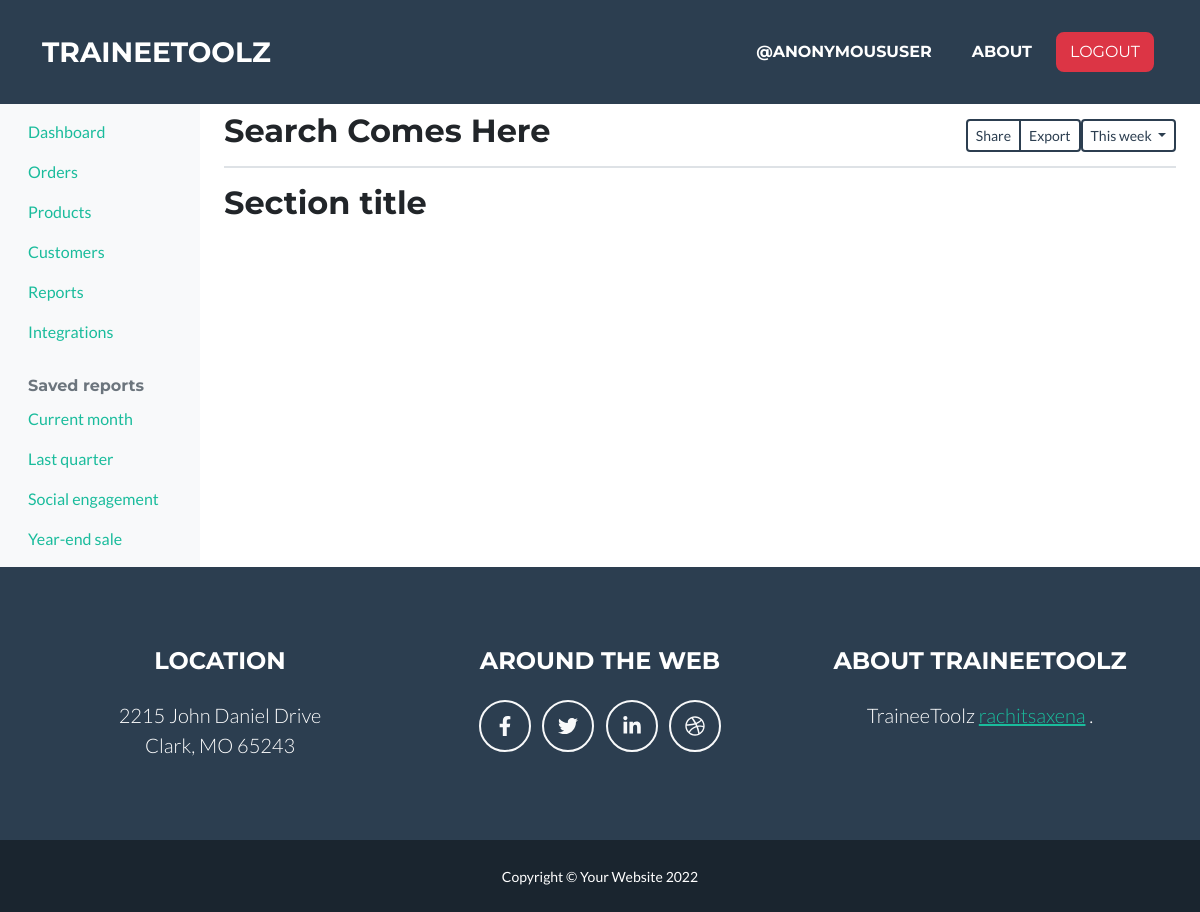
/question/questions/1, run on an earlier commit of the app's database.
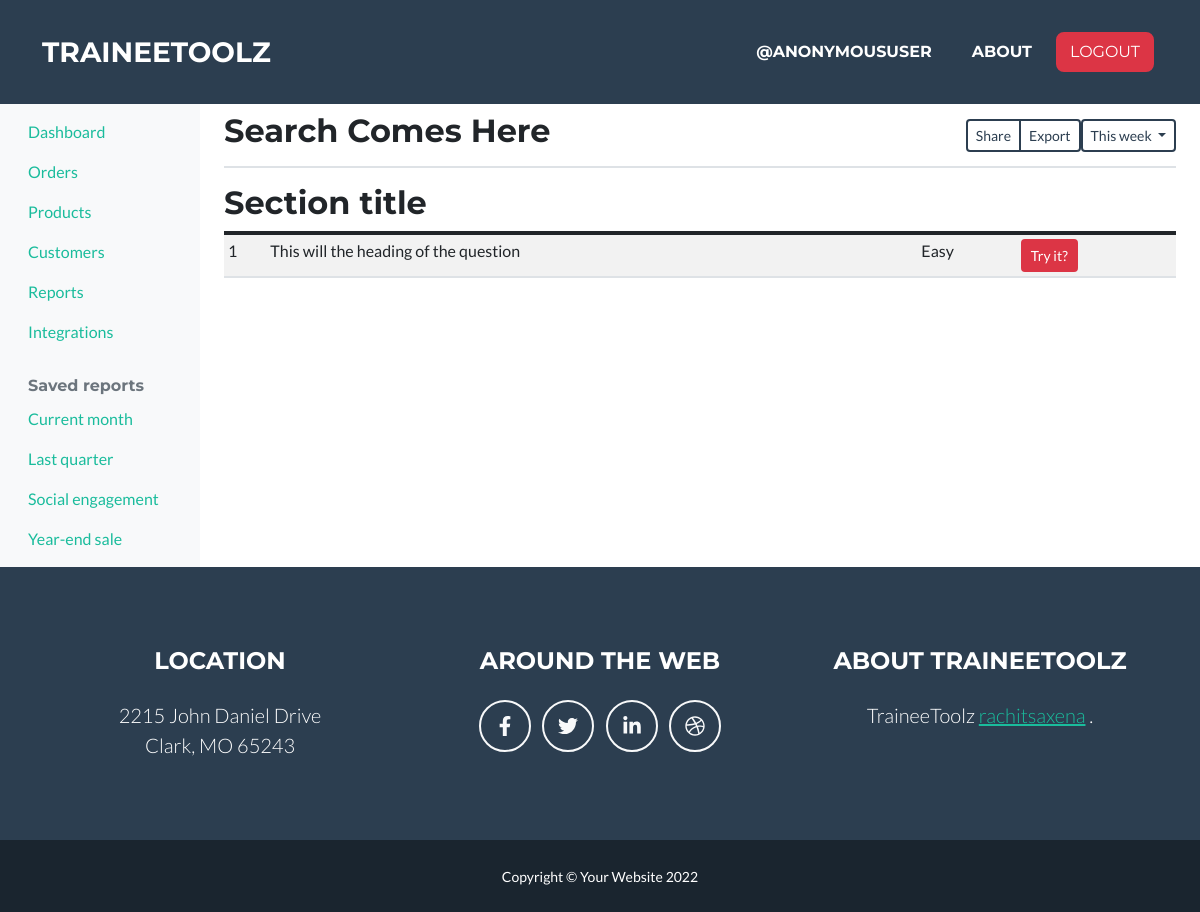
And on a later commit of the database.
### question/models.py (models this page shows, shortened)
class Question(models.Model):
    DIFF_CHOICES = (
        ('Easy', 'Easy'),
        ('Medium', 'Medium'),
        ('Hard', 'Hard'),
    )
    heading = models.CharField(max_length=200)
    user = models.ForeignKey(User , on_delete=models.CASCADE)
    date = models.DateTimeField(auto_now_add=True)
    difficulty = models.CharField(max_length=100 , choices=DIFF_CHOICES )
    tags = models.ForeignKey(Category,blank=True , null=True, on_delete=models.CASCADE)
    description = models.TextField()
    image = models.ImageField(null=True, blank=True)
    companies = models.ManyToManyField(Company, blank=True)

### question/views.py (the view)
# urls.py: path('questions/<str:pk>' , views.questions, name='questions'),
def questions(request, pk):
    category = Category.objects.get(id=pk)
    question = Question.objects.filter(tags__id=category.id)
    params = {'questions':question}
    return render(request, 'question/questions.html', params)

### templates/question/questions.html (shortened to what this page needs)
{% extends 'basic.html' %}
{% block content%}
<div class="container-fluid" style="margin-top:6rem;">
    <div class="row">
      <nav id="sidebarMenu" class="col-md-3 col-lg-2 d-md-block bg-light sidebar collapse">
        <div class="sidebar-sticky pt-3">
          <ul class="nav flex-column">
            <li class="nav-item">
              <a class="nav-link active" href="#">
                Dashboard <span class="sr-only">(current)</span>
              </a>
            </li>
            <li class="nav-item">
              <a class="nav-link" href="#">
                Orders
              </a>
            </li>
            <li class="nav-item">
              <a class="nav-link" href="#">
                Products
              </a>
            </li>
            <li class="nav-item">
              <a class="nav-link" href="#">
                Customers
              </a>
            </li>
            <li class="nav-item">
              <a class="nav-link" href="#">
                Reports
              </a>
            </li>
            <li class="nav-item">
              <a class="nav-link" href="#">
                Integrations
              </a>
            </li>
          </ul>
          <h6 class="sidebar-heading d-flex justify-content-between align-items-center px-3 mt-4 mb-1 text-muted">
            <span>Saved reports</span>
          </h6>
          <ul class="nav flex-column mb-2">
            <li class="nav-item">
              <a class="nav-link" href="#">
                Current month
              </a>
            </li>
            <li class="nav-item">
              <a class="nav-link" href="#">
                Last quarter
              </a>
            </li>
            <li class="nav-item">
              <a class="nav-link" href="#">
                Social engagement
              </a>
            </li>
            <li class="nav-item">
              <a class="nav-link" href="#">
                Year-end sale
              </a>
            </li>
          </ul>
        </div>
      </nav>
      <main role="main" class="col-md-9 ml-sm-auto col-lg-10 px-md-4">
        <div class="d-flex justify-content-between flex-wrap flex-md-nowrap align-items-center pt-3 pb-2 mb-3 border-bottom">
          <h1 class="h2">Search Comes Here</h1>
          <div class="btn-toolbar mb-2 mb-md-0">
            <div class="btn-group mr-2">
              <button type="button" class="btn btn-sm btn-outline-secondary">Share</button>
              <button type="button" class="btn btn-sm btn-outline-secondary">Export</button>
            </div>
            <button type="button" class="btn btn-sm btn-outline-secondary dropdown-toggle">
              This week
            </button>
          </div>
        </div>
        <h2>Section title</h2>
        <div class="table-responsive">
          <table class="table table-striped table-sm">
            <tbody>
            {% for i in questions %}
              <tr>
                <td>{{i.id}}</td>
                <td>{{i.heading}}</td>
                <td>{{i.type}}</td>
                <td>{{i.difficulty}}</td>
                <td><a href="{% url 'questions_detail' i.id %}" class='btn btn-sm btn-danger'>Try it?</a></td>
              </tr>
            {% endfor %}
            </tbody>
          </table>
        </div>
      </main>
    </div>
  </div>
{% endblock content%}

What changed in the data, as far as the page shows it:
now on this page (row edited): Question: id "1", heading "This will the heading of the question", difficulty "Easy"
